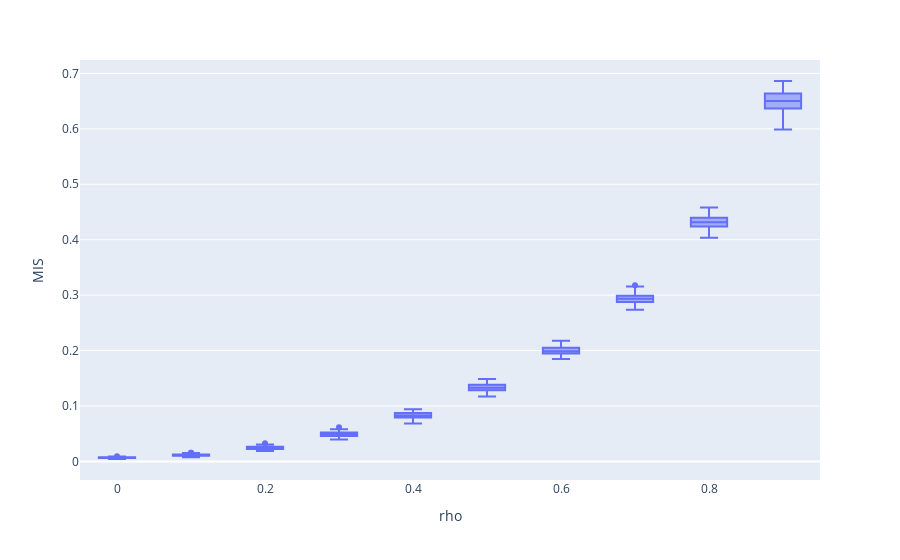

Here is the notebook cell this chart was saved with:
### Code cell
import plotly.express as px
fig = px.box(res_df, x="rho", y="MIS")
fig.show()

### Figure 1 — Plotly figure (JSON) as saved in the notebook; plotly's stock layout.template omitted (floating-point values rounded to 4 significant figures; data arrays with more than 128 entries replaced by an {"elided": "..."} marker saying what was removed)
{"data": [{"alignmentgroup": "True", "hovertemplate": "rho=%{x}<br>MIS=%{y}<extra></extra>", "legendgroup": "", "marker": {"color": "#636efa"}, "name": "", "notched": false, "offsetgroup": "", "orientation": "v", "showlegend": false, "type": "box", "x": {"elided": "1000 float values"}, "x0": " ", "xaxis": "x", "y": {"elided": "1000 float values"}, "y0": " ", "yaxis": "y"}], "layout": {"boxmode": "group", "legend": {"tracegroupgap": 0}, "margin": {"t": 60}, "xaxis": {"anchor": "y", "domain": [0, 1], "title": {"text": "rho"}}, "yaxis": {"anchor": "x", "domain": [0, 1], "title": {"text": "MIS"}}}}
